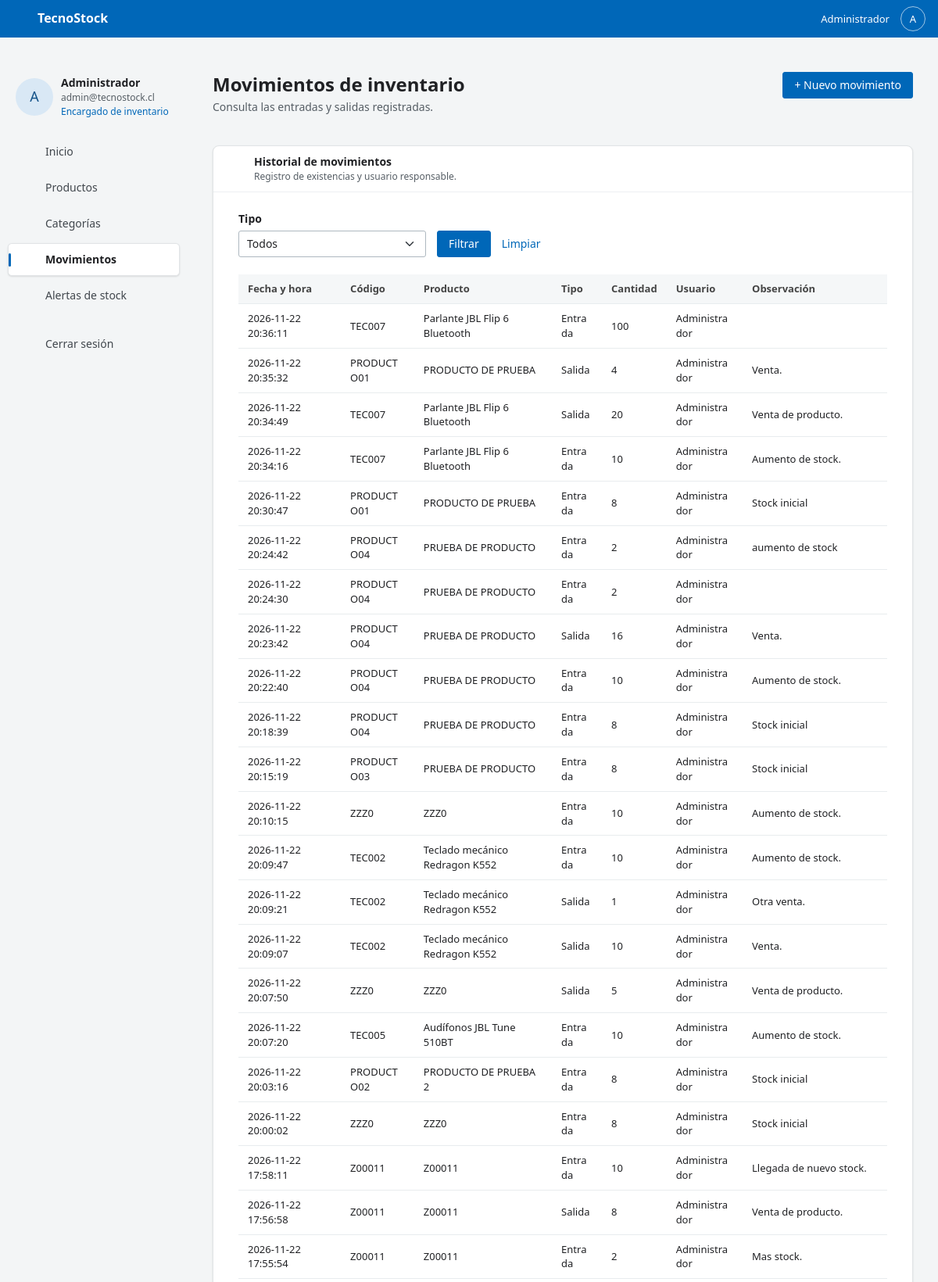
Screenshot of /movimientos.php (signed in, upper part) with the database file from the repository.
### tables this page shows
CREATE TABLE `usuarios` (
  `id_usuario` int(11) NOT NULL,
  `nombre` varchar(100) NOT NULL,
  `correo` varchar(120) NOT NULL,
  `clave` varchar(255) NOT NULL,
  `estado` tinyint(1) NOT NULL DEFAULT 1
);

CREATE TABLE `movimientos` (
  `id_movimiento` int(11) NOT NULL,
  `fecha_hora` timestamp NOT NULL DEFAULT current_timestamp(),
  `tipo` enum('entrada','salida') NOT NULL,
  `cantidad` int(11) NOT NULL,
  `observacion` varchar(255) DEFAULT NULL,
  `id_producto` int(11) NOT NULL,
  `id_usuario` int(11) NOT NULL
);

CREATE TABLE `productos` (
  `id_producto` int(11) NOT NULL,
  `codigo` varchar(20) NOT NULL,
  `nombre` varchar(100) NOT NULL,
  `descripcion` varchar(255) DEFAULT NULL,
  `precio` decimal(10,2) NOT NULL,
  `stock_actual` int(11) NOT NULL DEFAULT 0,
  `stock_minimo` int(11) NOT NULL DEFAULT 0,
  `estado` tinyint(1) NOT NULL DEFAULT 1,
  `fecha_registro` timestamp NULL DEFAULT current_timestamp(),
  `id_categoria` int(11) NOT NULL
);

### movimientos.php (the view, shortened to what this page needs)
<?php
require __DIR__.'/comun.php';
$seccion='movimientos'; $tituloPagina='Movimientos'; $error=''; $filas=[]; $tipo=entrada($_GET,'tipo');
if(!in_array($tipo,['entrada','salida'],true)) $tipo='';
try { $sql='SELECT m.*,p.codigo,p.nombre AS producto,u.nombre AS usuario FROM movimientos m JOIN productos p ON p.id_producto=m.id_producto JOIN usuarios u ON u.id_usuario=m.id_usuario'; $s=$pdo->prepare($sql.($tipo!==''?' WHERE m.tipo=?':'').' ORDER BY m.fecha_hora DESC,m.id_movimiento DESC'); $s->execute($tipo!==''?[$tipo]:[]); $filas=$s->fetchAll(); }
catch(PDOException $e) { error_log($e->getMessage()); $error='No fue posible consultar los movimientos.'; }
require __DIR__.'/cabecera.php'; ?>
<div class="encabezado"><div><h1>Movimientos de inventario</h1><p>Consulta las entradas y salidas registradas.</p></div><a class="boton-azul" href="movimiento_form.php">+ Nuevo movimiento</a></div>
<?php aviso(); errorVista($error); ?><section class="tarjeta"><div class="titulo-tarjeta"><?= icono('movimientos') ?><div>Historial de movimientos<small>Registro de existencias y usuario responsable.</small></div></div><div class="contenido modulo">
<form method="get" class="filtros filtro-simple"><div><label for="tipo">Tipo</label><select class="form-select" id="tipo" name="tipo"><option value="">Todos</option></select></div><div class="acciones-form"><button class="boton-azul" type="submit">Filtrar</button><a href="movimientos.php">Limpiar</a></div></form>
<?php if(!$error): if(!$filas): ?><p class="vacio">No hay movimientos registrados para esta consulta.</p><?php else: ?><div class="tabla-scroll"><table><thead><tr><th>Fecha y hora</th><th>Código</th><th>Producto</th><th>Tipo</th><th>Cantidad</th><th>Usuario</th><th>Observación</th></tr></thead><tbody><?php foreach($filas as $r): ?><tr><td><?= escapar($r['fecha_hora']) ?></td><td><?= escapar($r['codigo']) ?></td><td><?= escapar($r['producto']) ?></td><td><?= escapar(ucfirst($r['tipo'])) ?></td><td><?= escapar($r['cantidad']) ?></td><td><?= escapar($r['usuario']) ?></td><td><?= escapar($r['observacion']) ?></td></tr><?php endforeach; ?></tbody></table></div><?php endif; endif; ?></div></section><?php require __DIR__.'/pie.php'; ?>

### cabecera.php (shortened to what this page needs)
<!DOCTYPE html>
<html lang="es">
<head>
    <?php if ($seccion !== 'inicio'): ?><link href="https://cdn.jsdelivr.net/npm/bootstrap@5.3.3/dist/css/bootstrap.min.css" rel="stylesheet"><?php endif; ?>
    <link rel="stylesheet" href="panel.css?v=2">
</head>
<body>
<header class="barra">
    <a class="marca-panel" href="panel.php"><?= icono('cubo') ?> TecnoStock</a>
    <div class="cuenta-superior"><span><?= escapar($usuario['nombre']) ?></span><span class="avatar pequeno" aria-hidden="true"><?= escapar($inicial) ?></span></div>
</header>
<div class="estructura">
    <aside class="lateral">
        <div class="perfil">
            <span class="avatar" aria-hidden="true"><?= escapar($inicial) ?></span>
            <div><strong><?= escapar($usuario['nombre']) ?></strong><small><?= escapar($usuario['correo']) ?></small><span class="rol">Encargado de inventario</span></div>
        </div>
        <nav aria-label="Menú principal">
            <?php foreach ($menu as $id => $titulo): ?>
                <a href="<?= escapar($rutas[$id]) ?>" class="enlace-menu<?= $id === $seccion ? ' activo' : '' ?>"<?= $id === $seccion ? ' aria-current="page"' : '' ?>><?= icono($iconos[$id]) ?><span><?= escapar($titulo) ?></span></a>
            <?php endforeach; ?>
            <form method="post" action="cerrar_sesion.php" class="form-salir">
                <button class="enlace-menu" type="submit"><?= icono('salir') ?><span>Cerrar sesión</span></button>
            </form>
        </nav>
    </aside>
    <main class="principal" id="inicio">

### rows the page displays
usuarios: nombre "Administrador", nombre "A", correo "admin@tecnostock.cl"
movimientos: fecha_hora "2026-11-22 20:36:11", id_producto.codigo "TEC007", id_producto.nombre "Parlante JBL Flip 6 Bluetooth", tipo "Entrada", cantidad "100", id_usuario.nombre "Administrador"
movimientos: fecha_hora "2026-11-22 20:35:32", id_producto.codigo "PRODUCTO01", id_producto.nombre "PRODUCTO DE PRUEBA", tipo "Salida", cantidad "4", id_usuario.nombre "Administrador", observacion "Venta."
movimientos: fecha_hora "2026-11-22 20:34:49", id_producto.codigo "TEC007", id_producto.nombre "Parlante JBL Flip 6 Bluetooth", tipo "Salida", cantidad "20", id_usuario.nombre "Administrador", observacion "Venta de producto."
movimientos: fecha_hora "2026-11-22 20:34:16", id_producto.codigo "TEC007", id_producto.nombre "Parlante JBL Flip 6 Bluetooth", tipo "Entrada", cantidad "10", id_usuario.nombre "Administrador", observacion "Aumento de stock."
movimientos: fecha_hora "2026-11-22 20:30:47", id_producto.codigo "PRODUCTO01", id_producto.nombre "PRODUCTO DE PRUEBA", tipo "Entrada", cantidad "8", id_usuario.nombre "Administrador", observacion "Stock inicial"
movimientos: fecha_hora "2026-11-22 20:24:42", id_producto.codigo "PRODUCTO04", id_producto.nombre "PRUEBA DE PRODUCTO", tipo "Entrada", cantidad "2", id_usuario.nombre "Administrador", observacion "aumento de stock"
movimientos: fecha_hora "2026-11-22 20:24:30", id_producto.codigo "PRODUCTO04", id_producto.nombre "PRUEBA DE PRODUCTO", tipo "Entrada", cantidad "2", id_usuario.nombre "Administrador"
movimientos: fecha_hora "2026-11-22 20:23:42", id_producto.codigo "PRODUCTO04", id_producto.nombre "PRUEBA DE PRODUCTO", tipo "Salida", cantidad "16", id_usuario.nombre "Administrador", observacion "Venta."
movimientos: fecha_hora "2026-11-22 20:22:40", id_producto.codigo "PRODUCTO04", id_producto.nombre "PRUEBA DE PRODUCTO", tipo "Entrada", cantidad "10", id_usuario.nombre "Administrador", observacion "Aumento de stock."
movimientos: fecha_hora "2026-11-22 20:18:39", id_producto.codigo "PRODUCTO04", id_producto.nombre "PRUEBA DE PRODUCTO", tipo "Entrada", cantidad "8", id_usuario.nombre "Administrador", observacion "Stock inicial"
movimientos: fecha_hora "2026-11-22 20:15:19", id_producto.codigo "PRODUCTO03", id_producto.nombre "PRUEBA DE PRODUCTO", tipo "Entrada", cantidad "8", id_usuario.nombre "Administrador", observacion "Stock inicial"
movimientos: fecha_hora "2026-11-22 20:10:15", id_producto.codigo "ZZZ0", id_producto.nombre "ZZZ0", tipo "Entrada", cantidad "10", id_usuario.nombre "Administrador", observacion "Aumento de stock."
movimientos: fecha_hora "2026-11-22 20:09:47", id_producto.codigo "TEC002", id_producto.nombre "Teclado mecánico Redragon K552", tipo "Entrada", cantidad "10", id_usuario.nombre "Administrador", observacion "Aumento de stock."
movimientos: fecha_hora "2026-11-22 20:09:21", id_producto.codigo "TEC002", id_producto.nombre "Teclado mecánico Redragon K552", tipo "Salida", cantidad "1", id_usuario.nombre "Administrador", observacion "Otra venta."
movimientos: fecha_hora "2026-11-22 20:09:07", id_producto.codigo "TEC002", id_producto.nombre "Teclado mecánico Redragon K552", tipo "Salida", cantidad "10", id_usuario.nombre "Administrador", observacion "Venta."
movimientos: fecha_hora "2026-11-22 20:07:50", id_producto.codigo "ZZZ0", id_producto.nombre "ZZZ0", tipo "Salida", cantidad "5", id_usuario.nombre "Administrador", observacion "Venta de producto."
movimientos: fecha_hora "2026-11-22 20:07:20", id_producto.codigo "TEC005", id_producto.nombre "Audífonos JBL Tune 510BT", tipo "Entrada", cantidad "10", id_usuario.nombre "Administrador", observacion "Aumento de stock."
movimientos: fecha_hora "2026-11-22 20:03:16", id_producto.codigo "PRODUCTO02", id_producto.nombre "PRODUCTO DE PRUEBA 2", tipo "Entrada", cantidad "8", id_usuario.nombre "Administrador", observacion "Stock inicial"
movimientos: fecha_hora "2026-11-22 20:00:02", id_producto.codigo "ZZZ0", id_producto.nombre "ZZZ0", tipo "Entrada", cantidad "8", id_usuario.nombre "Administrador", observacion "Stock inicial"
movimientos: fecha_hora "2026-11-22 17:58:11", id_producto.codigo "Z00011", id_producto.nombre "Z00011", tipo "Entrada", cantidad "10", id_usuario.nombre "Administrador", observacion "Llegada de nuevo stock."
movimientos: fecha_hora "2026-11-22 17:56:58", id_producto.codigo "Z00011", id_producto.nombre "Z00011", tipo "Salida", cantidad "8", id_usuario.nombre "Administrador", observacion "Venta de producto."
movimientos: fecha_hora "2026-11-22 17:55:54", id_producto.codigo "Z00011", id_producto.nombre "Z00011", tipo "Entrada", cantidad "2", id_usuario.nombre "Administrador", observacion "Mas stock."

### other values shown
escapar($titulo) "Inicio"
escapar($titulo) "Productos"
escapar($titulo) "Categorías"
escapar($titulo) "Movimientos"
escapar($titulo) "Alertas de stock"
